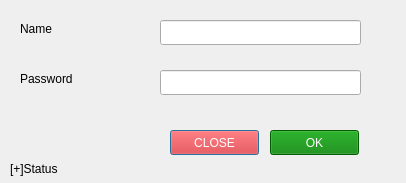
<?xml version="1.0" encoding="UTF-8"?>
<ui version="4.0">
 <class>dialogMonth</class>
 <widget class="QDialog" name="dialogMonth">
  <property name="geometry">
   <rect>
    <x>0</x>
    <y>0</y>
    <width>406</width>
    <height>183</height>
   </rect>
  </property>
  <property name="windowTitle">
   <string>MONTHLY ESTIMATION</string>
  </property>
  <widget class="QLabel" name="labelpassword">
   <property name="geometry">
    <rect>
     <x>20</x>
     <y>70</y>
     <width>67</width>
     <height>17</height>
    </rect>
   </property>
   <property name="text">
    <string>Password</string>
   </property>
  </widget>
  <widget class="QLabel" name="labelname">
   <property name="geometry">
    <rect>
     <x>20</x>
     <y>20</y>
     <width>67</width>
     <height>17</height>
    </rect>
   </property>
   <property name="text">
    <string>Name</string>
   </property>
  </widget>
  <widget class="QLineEdit" name="name">
   <property name="geometry">
    <rect>
     <x>160</x>
     <y>20</y>
     <width>201</width>
     <height>25</height>
    </rect>
   </property>
  </widget>
  <widget class="QLineEdit" name="passsword">
   <property name="enabled">
    <bool>true</bool>
   </property>
   <property name="geometry">
    <rect>
     <x>160</x>
     <y>70</y>
     <width>201</width>
     <height>25</height>
    </rect>
   </property>
   <property name="echoMode">
    <enum>QLineEdit::Password</enum>
   </property>
  </widget>
  <widget class="QPushButton" name="closebtn">
   <property name="geometry">
    <rect>
     <x>170</x>
     <y>130</y>
     <width>89</width>
     <height>25</height>
    </rect>
   </property>
   <property name="styleSheet">
    <string notr="true">color:white;
background-color:red;</string>
   </property>
   <property name="text">
    <string>CLOSE</string>
   </property>
  </widget>
  <widget class="QPushButton" name="okbtn">
   <property name="geometry">
    <rect>
     <x>270</x>
     <y>130</y>
     <width>89</width>
     <height>25</height>
    </rect>
   </property>
   <property name="styleSheet">
    <string notr="true">color:white;
background-color:green</string>
   </property>
   <property name="text">
    <string>OK</string>
   </property>
  </widget>
  <widget class="QLabel" name="dbstatus">
   <property name="geometry">
    <rect>
     <x>10</x>
     <y>160</y>
     <width>191</width>
     <height>17</height>
    </rect>
   </property>
   <property name="text">
    <string>[+]Status</string>
   </property>
  </widget>
 </widget>
 <resources/>
 <connections/>
</ui>
